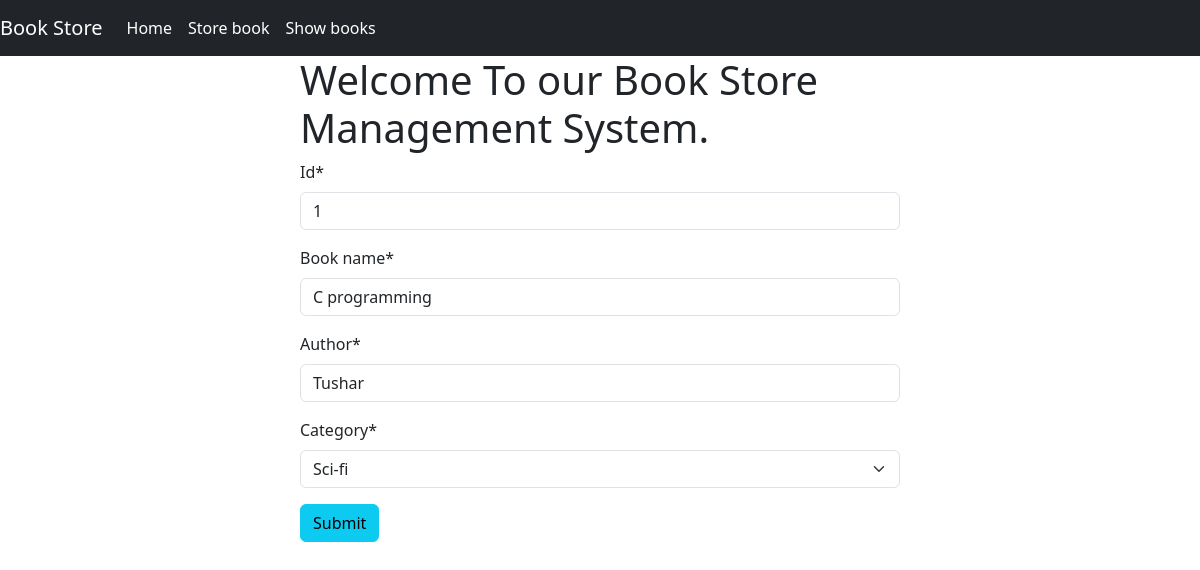
The app's page /edit_book/1 with its own data.
### book/models.py (models this page shows)
class BookStoreModel(models.Model):
      CATEGORY = (
                        ('Mystery','Mystery'),
                        ('Thriller', 'Thriller'),
                        ('Sci-fi', 'Sci-fi'),
                        ('Humor', 'Humor'),
                        ('Horror','Horror'),
      )
      id = models.IntegerField(primary_key=True)
      book_name = models.CharField(max_length=30)
      author =models.CharField(max_length=30)
      category = models.CharField(max_length=30, choices=CATEGORY)
      first_pub = models.DateTimeField(auto_now_add=True)
      last_pub = models.DateTimeField(auto_now=True)

### book/views.py (the view)
# urls.py: path('edit_book/<int:pk>',views.BookUpdateView.as_view(),name='edit_book'),
class BookUpdateView(UpdateView):
      model = BookStoreModel
      template_name = 'store_book.html'
      form_class = BookStroreForm
      success_url = reverse_lazy('show_books')

### book/forms.py
class BookStroreForm(forms.ModelForm):
      class Meta:
            model = BookStoreModel
            exclude =['first_pub','last_pub']

### book/templates/store_book.html (shortened to what this page needs)
{% extends 'base.html' %}
{% load crispy_forms_tags %}
{% block content%}
<div style="width:50%; margin:auto;">
      <h1>Welcome To our Book Store Management System.</h1>
      <form method="post">
            {{form|crispy}}
            <button class='btn btn-info' type="submit">Submit</button>
      </form>
</div>
{% endblock %}

### records on screen
BookStoreModel: id "1", book_name "C programming", author "Tushar", category "Sci-fi"
